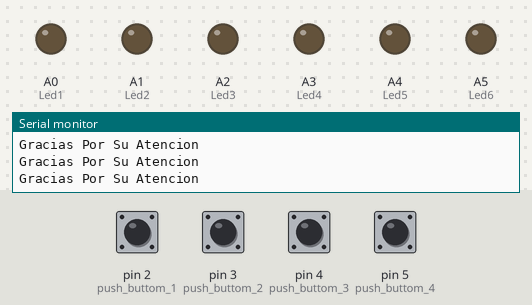
This sketch was run on a simulated Arduino Uno, built with avr-gcc and run on an emulated ATmega328P. Parts: output pins drawn as LEDs (lit = HIGH), the last lines printed to the serial monitor. Inputs (shaded band) come from the test bench; at power-on: pin 2 (push_buttom_1), pin 3 (push_buttom_2), pin 4 (push_buttom_3) HIGH, pin 5 (push_buttom_4) LOW.

Above: at 1.3 s.
1.4 s: pin 3 (push_buttom_2) pulled LOW for 0.3 s
At 1.9 s:
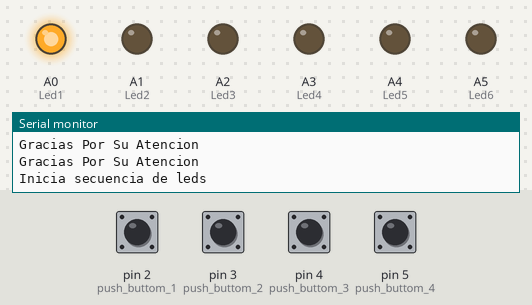
At 2.4 s:
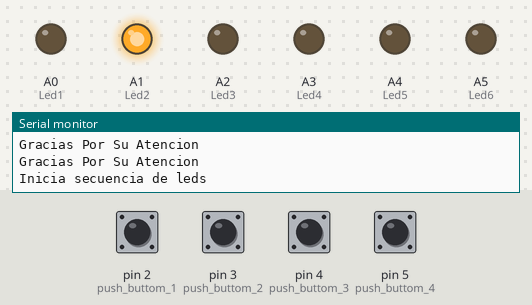
4.7 s: pin 2 (push_buttom_1) pulled LOW for 1 s
7.2 s: pin 4 (push_buttom_3) pulled LOW for 0.3 s
Timing chart, 0 to 10.2 s (numbered marks = the images above; inputs shaded):
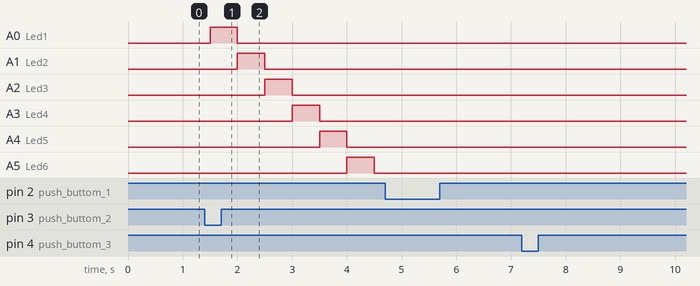

Measured:
- after the input at 1.4 s, A0 (Led1): LOW → HIGH after 0.10 s, → LOW 0.50 s later; A1 (Led2): LOW → HIGH after 0.60 s, → LOW 0.50 s later; A2 (Led3): LOW → HIGH after 1.1 s, → LOW 0.50 s later; A3 (Led4): LOW → HIGH after 1.6 s, → LOW 0.50 s later; A4 (Led5): LOW → HIGH after 2.1 s, → LOW 0.50 s later

The sketch:

Codigo_Practica_4_PIII.ino
```cpp
#define push_buttom_1 2
#define push_buttom_2 3
#define push_buttom_3 4
#define push_buttom_4 5
#define Led1 A0
#define Led2 A1
#define Led3 A2
#define Led4 A3
#define Led5 A4
#define Led6 A5


void setup() {
  Serial.begin(9600);
  pinMode(push_buttom_1, INPUT);
  pinMode(push_buttom_2, INPUT);
  pinMode(push_buttom_3, INPUT);
  pinMode(push_buttom_4, INPUT);
  pinMode(Led1, OUTPUT);
  pinMode(Led2, OUTPUT);
  pinMode(Led3, OUTPUT);
  pinMode(Led4, OUTPUT);
  pinMode(Led5, OUTPUT);
  pinMode(Led6, OUTPUT);
  Serial.println("Presione un boton");
}

void loop() {
  if(digitalRead(push_buttom_1) == LOW){
    Serial.println("Practica No.4 Diego Yos");
    delay(800);
  }
  if(digitalRead(push_buttom_2) == LOW){
    Serial.println("Inicia secuencia de leds");

    digitalWrite(Led1, HIGH);
    delay(500);
    digitalWrite(Led1, LOW);

    digitalWrite(Led2, HIGH);
    delay(500);
    digitalWrite(Led2, LOW);

    digitalWrite(Led3, HIGH);
    delay(500);
    digitalWrite(Led3, LOW);

    digitalWrite(Led4, HIGH);
    delay(500);
    digitalWrite(Led4, LOW);

    digitalWrite(Led5, HIGH);
    delay(500);
    digitalWrite(Led5, LOW);

    digitalWrite(Led6, HIGH);
    delay(500);
    digitalWrite(Led6, LOW);
  }
  if(digitalRead(push_buttom_3) == LOW){
    Serial.println("Cuatro");

  //C
  delay(1000);
  digitalWrite(6, HIGH);
  digitalWrite(7, LOW);
  digitalWrite(8, LOW);
  digitalWrite(9, HIGH);
  digitalWrite(10, HIGH);
  digitalWrite(11, HIGH);
  digitalWrite(12, LOW);
  delay(2000);
  //U
  digitalWrite(6, LOW);
  digitalWrite(7, HIGH);
  digitalWrite(8, HIGH);
  digitalWrite(9, HIGH);
  digitalWrite(10, HIGH);
  digitalWrite(11, HIGH);
  digitalWrite(12, LOW);
  delay(2000);
  //A
  digitalWrite(6, HIGH);
  digitalWrite(7, HIGH);
  digitalWrite(8, HIGH);
  digitalWrite(9, LOW);
  digitalWrite(10, HIGH);
  digitalWrite(11, HIGH);
  digitalWrite(12, HIGH);
  delay(2000);
  //T
  digitalWrite(6, LOW);
  digitalWrite(7, LOW);
  digitalWrite(8, LOW);
  digitalWrite(9, HIGH);
  digitalWrite(10, HIGH);
  digitalWrite(11, HIGH);
  digitalWrite(12, HIGH);
  delay(2000);
  //R
  digitalWrite(6, HIGH);
  digitalWrite(7, LOW);
  digitalWrite(8, LOW);
  digitalWrite(9, LOW);
  digitalWrite(10, HIGH);
  digitalWrite(11, HIGH);
  digitalWrite(12, LOW);
  delay(2000);
  //O
  digitalWrite(6, HIGH);
  digitalWrite(7, HIGH);
  digitalWrite(8, HIGH);
  digitalWrite(9, HIGH);
  digitalWrite(10, HIGH);
  digitalWrite(11, HIGH);
  digitalWrite(12, LOW);
  delay(2000);
  digitalWrite(6, LOW);
  digitalWrite(7, LOW);
  digitalWrite(8, LOW);
  digitalWrite(9, LOW);
  digitalWrite(10, LOW);
  digitalWrite(11, LOW);
  digitalWrite(12, LOW);
}
  if(digitalRead(push_buttom_1) && digitalRead(push_buttom_3) == LOW){
    Serial.println("Gracias Por Su Atencion");
    delay(500);
  }
  if(digitalRead(push_buttom_2) && digitalRead(push_buttom_4) == LOW){
    Serial.println("Gracias Por Su Atencion");
    delay(500);
  }

}
```
